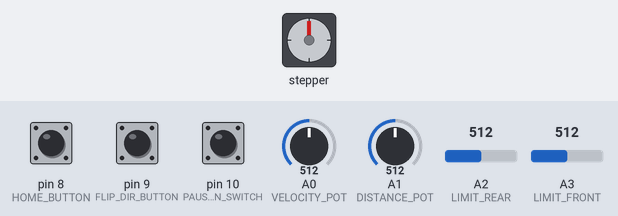
A sketch run on a simulated Arduino Uno, built with avr-gcc and run on an emulated ATmega328P. On the bench: stepper motor. The inputs (shaded band) are chosen by the test bench; at power-on: pin 10 (PAUSE_RUN_SWITCH) HIGH, pin 8 (HOME_BUTTON) HIGH, pin 9 (FLIP_DIR_BUTTON) HIGH, A0 (VELOCITY_POT) = 512, A1 (DISTANCE_POT) = 512, A2 (LIMIT_REAR) = 512, A3 (LIMIT_FRONT) = 512. Stepper angles assume 200 steps per turn.

Above: at 1.2 s.
1.3 s: pin 10 (PAUSE_RUN_SWITCH) pulled LOW for 1 s
At 3.2 s:
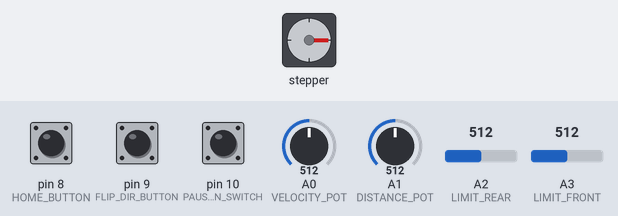
3.8 s: pin 10 (PAUSE_RUN_SWITCH) pulled LOW for 3.2 s
At 8.0 s:
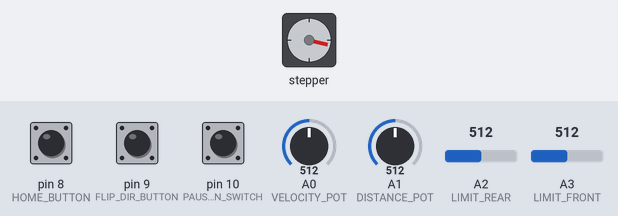
8.5 s: pin 10 (PAUSE_RUN_SWITCH) pulled LOW for 1 s
At 9.9 s:
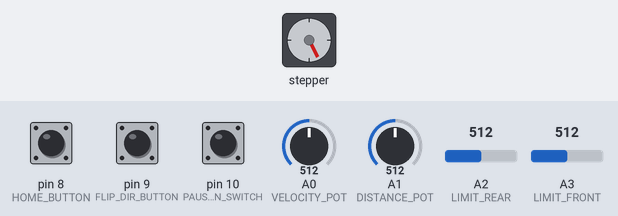
11.0 s: pin 10 (PAUSE_RUN_SWITCH) pulled LOW for 3.2 s
At 14.7 s:
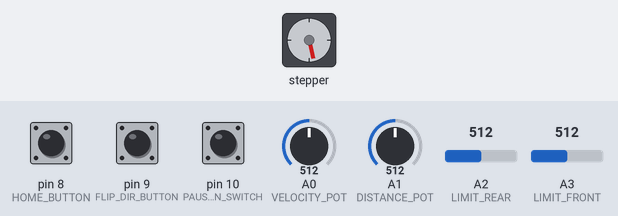
Timing chart, 0 to 16.2 s (numbered marks = the images above; inputs shaded):
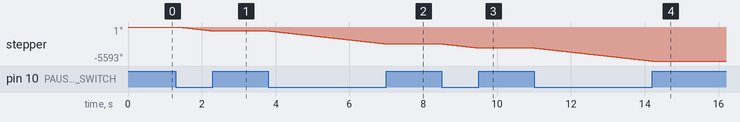

Measured:
- after the input at 3.8 s, stepper: turns 2146° counter-clockwise in 3.2 s, starting at once
- after the input at 8.5 s, stepper: turns 671° counter-clockwise in 1.0 s, starting at once
- after the input at 11.0 s, stepper: turns 2146° counter-clockwise in 3.2 s, starting at once

The sketch:

AccelStepper_Scan.ino
```cpp
#include <AccelStepper.h>

#define HOME_BUTTON 8
#define FLIP_DIR_BUTTON 9
#define PAUSE_RUN_SWITCH 10
#define VELOCITY_POT A0
#define DISTANCE_POT A1
#define LIMIT_REAR A2
#define LIMIT_FRONT A3
#define LIMIT_REAR_THRESHOLD 925 // Adjust this based on new install
#define LIMIT_FRONT_THRESHOLD 925 // Adjust this based on new install
#define NUM_LIMIT_READINGS 10

#define MOTOR_DIR 2
#define MOTOR_STEP 3

#define MAX_DISTANCE 15000
// Define our maximum and minimum speed in steps per second (scale pot to these)
#define  MAX_SPEED 800
#define  MIN_SPEED 0.1

// Define a stepper and the pins it will use
AccelStepper stepper(1, 3, 2);
int pos = MAX_DISTANCE;

unsigned long lastFlipDebounceTime = 0;
unsigned long lastHomeDebounceTime = 0;
unsigned long debounceDelay = 1;

// Direction Variables
int flipDirState;
int lastFlipDirState = LOW;
boolean inReverse = false;
char sign = 1;

// Home Button Variables
int homeState;
int lastHomeState = LOW;

// Limit Sensors

// Rear sensor
int limitRearReadings[NUM_LIMIT_READINGS];      // the readings from the analog input
int limitRearReadIndex = 0;              // the index of the current reading
int limitRearTotal = 0;                  // the running total
int limitRearAverage = 0; // the average

// Front sensor
int limitFrontReadings[NUM_LIMIT_READINGS];      // the readings from the analog input
int limitFrontReadIndex = 0;              // the index of the current reading
int limitFrontTotal = 0;                  // the running total
int limitFrontAverage = 0; // the average

void setup()
{

  stepper.setMaxSpeed(MAX_SPEED);
  //  stepper.setAcceleration(800);

  pinMode(HOME_BUTTON, INPUT_PULLUP);
  pinMode(FLIP_DIR_BUTTON, INPUT_PULLUP);
  pinMode(PAUSE_RUN_SWITCH, INPUT_PULLUP);
  pinMode(VELOCITY_POT, INPUT);
  pinMode(DISTANCE_POT, INPUT);

  // init limit smoothings
  for (int thisReading = 0; thisReading < NUM_LIMIT_READINGS; thisReading++) {
    limitRearReadings[thisReading] = 0;
  }

  //Serial.begin(115200);
}

// Simple debounce to toggle the flip direction pushbutton
void updateDirection() {
  int reading = digitalRead(FLIP_DIR_BUTTON);
  if (reading != lastFlipDirState) {
    lastFlipDebounceTime = millis();
  }

  if ((millis() - lastFlipDebounceTime) > debounceDelay) {
    if (reading != flipDirState) {
      flipDirState = reading;
      if (flipDirState == LOW) {
        inReverse = !inReverse;
        Serial.println("Flipping direction");
        if (inReverse) {
          sign = -1;
        } else if (!inReverse) {
          sign = 1;
        }
      }
    }
  }
  lastFlipDirState = reading;
}

void updateHomeState() {
  int reading = digitalRead(HOME_BUTTON);
  if (reading != lastHomeState) {
    lastHomeDebounceTime = millis();
  }

  if ((millis() - lastHomeDebounceTime) > debounceDelay) {
    if (reading != homeState) {
      homeState = reading;
      if (homeState == LOW) {
        Serial.println("New home established");
        stepper.setCurrentPosition(0);
        delay(1000);
        stepper.moveTo(pos);
      }
    }
  }
  lastHomeState = reading;
}

void checkRearLimit() {
  static int analog_read_counter = 0;
  // subtract the last reading:
  limitRearTotal = limitRearTotal - limitRearReadings[limitRearReadIndex];
  // read from the sensor:
  limitRearReadings[limitRearReadIndex] = analogRead(LIMIT_REAR);
  // add the reading to the total:
  limitRearTotal = limitRearTotal + limitRearReadings[limitRearReadIndex];
  // advance to the next position in the array:
  limitRearReadIndex = limitRearReadIndex + 1;

  // if we're at the end of the array...
  if (limitRearReadIndex >= NUM_LIMIT_READINGS) {
    // ...wrap around to the beginning:
    limitRearReadIndex = 0;
  }

  // calculate the average:
  limitRearAverage = limitRearTotal / NUM_LIMIT_READINGS;

//  Serial.print("Rear Limit Reading = ");
//  Serial.print(limitRearAverage);
//  Serial.print(" | analog poll = ");
//  Serial.println(analog_read_counter);

  // Analog Read Counter provides debounce
  if (limitRearAverage < LIMIT_REAR_THRESHOLD && analog_read_counter <= 0) {
    // Serial.println("Rear limit hit!");
    sign = -sign; // flip direction
    analog_read_counter = 20; // trial and error value
  }

  analog_read_counter--;
}

void checkFrontLimit() {
  static int analog_read_counter = 0;
  // subtract the last reading:
  limitFrontTotal = limitFrontTotal - limitFrontReadings[limitFrontReadIndex];
  // read from the sensor:
  limitFrontReadings[limitFrontReadIndex] = analogRead(LIMIT_FRONT);
  // add the reading to the total:
  limitFrontTotal = limitFrontTotal + limitFrontReadings[limitFrontReadIndex];
  // advance to the next position in the array:
  limitFrontReadIndex = limitFrontReadIndex + 1;

  // if we're at the end of the array...
  if (limitFrontReadIndex >= NUM_LIMIT_READINGS) {
    // ...wrap around to the beginning:
    limitFrontReadIndex = 0;
  }

  // calculate the average:
  limitFrontAverage = limitFrontTotal / NUM_LIMIT_READINGS;

//  Serial.print("Front Limit Reading = ");
//  Serial.print(limitFrontAverage);
//  Serial.print(" | analog poll = ");
//  Serial.println(analog_read_counter);

  // Analog Read Counter provides debounce
  if (limitFrontAverage < LIMIT_FRONT_THRESHOLD && analog_read_counter <= 0) {
    // Serial.println("Front limit hit!");
    sign = -sign; // flip direction
    analog_read_counter = 20; // trial and error value
  }

  analog_read_counter--;
}


void loop()
{


  static float current_speed = 0.0;
  static int velocity_val = 0;
  static int distance_val = 0;
  static int analog_read_counter = 1000;

  // There is some noise here - track absolute values to make sure that we haven't overshot
  if ((stepper.distanceToGo() == 0) || (abs(stepper.targetPosition()) < abs(stepper.currentPosition()))) {
    sign = -sign;
    stepper.setCurrentPosition(0);
    stepper.moveTo(pos);
  }

  // check button states
  updateDirection();
  updateHomeState();


  // Check if we're powered on
  if (digitalRead(PAUSE_RUN_SWITCH)) return;

  // poll pots only so often to optimize
  if (analog_read_counter > 0 ) {
    analog_read_counter--;
  } else {
    analog_read_counter = 3000;
    // Now read the pot (from 0 to 1023)
    velocity_val = analogRead(VELOCITY_POT);
    distance_val = analogRead(DISTANCE_POT);
    distance_val = sign * map(distance_val, 0, 1023, 0, MAX_DISTANCE);
    current_speed = sign * ((velocity_val / 1023.0) * (MAX_SPEED - MIN_SPEED)) + MIN_SPEED;

    checkRearLimit();
    checkFrontLimit();

    //    Serial.print("target = ");
    //    Serial.print(stepper.targetPosition());
    //    Serial.print(" | current = ");
    //    Serial.print(stepper.currentPosition());
    //    Serial.print(" | distance to go = ");
    //    Serial.println(stepper.distanceToGo());

    // Give the stepper a chance to step if it needs to
    if (pos != distance_val) {
      stepper.moveTo(distance_val);
      pos = distance_val;
    }

    // Update the stepper to run at this new speed
    stepper.setSpeed(current_speed);
  }

  stepper.runSpeed();
}
```
